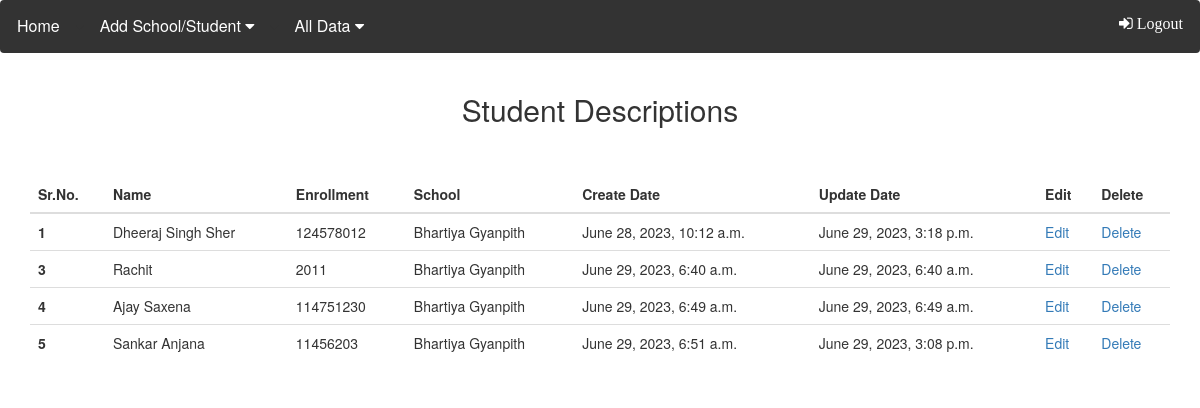
The page /app/stu-list/ on the database its author committed.
### schoolapp/models.py (models this page shows)
class Student(models.Model):
    name = models.CharField(max_length=100)
    enrollment = models.CharField(max_length=13, unique=True)
    school = models.ForeignKey(School, on_delete=models.CASCADE)
    create_at = models.DateTimeField(auto_now_add=True)
    update_at = models.DateTimeField(auto_now=True)

class School(models.Model):
    name = models.CharField(max_length=100)
    create_at = models.DateTimeField(auto_now_add=True)
    update_at = models.DateTimeField(auto_now=True)

### schoolapp/views.py (the view)
# urls.py: path('stu-list/', stu_list),
def stu_list(request):
    obj = Student.objects.all()
    return render(request, 'student_list.html', {'obj':obj})

### schoolapp/template/student_list.html (shortened to what this page needs)
{% include "header.html" %}
<!DOCTYPE html>
<html lang="en">
</head>
<link rel="stylesheet" href="https://maxcdn.bootstrapcdn.com/bootstrap/3.4.1/css/bootstrap.min.css">
<body>
    <div class="container">
        <center><h2>Student Descriptions</h2></center>
        <br>
        <br>
    <table class="table">
        <thead>
          <tr>
            <th scope="col">Sr.No.</th>
            <th scope="col">Name</th>
            <th scope="col">Enrollment</th>
            <th scope="col">School</th>
            <th scope="col">Create Date</th>
            <th scope="col">Update Date</th>
            <th scope="col">Edit</th>
            <th scope="col">Delete</th>
          </tr>
        </thead>
        <tbody>
            {% for data in obj %}
          <tr>
            <th scope="row">{{data.id}}</th>
            <td>{{data.name}}</td>
            <td>{{data.enrollment}}</td>
            <td>{{data.school.name}}</td>
            <td>{{data.create_at}}</td>
            <td>{{data.update_at}}</td>
            <td><a href="/app/update-student/{{data.id}}/">Edit</a></td>
            <td><a href="/app/delete-student/{{data.id}}/">Delete</a></td>
          </tr>
          {% endfor %}
    </tbody>
</table>
</div>
</body>
</html>

### schoolapp/template/header.html (shortened to what this page needs)
<!DOCTYPE html>
<html>
<head>
<link rel="stylesheet" href="https://cdnjs.cloudflare.com/ajax/libs/font-awesome/4.7.0/css/font-awesome.min.css">
</head>
<body style="background-color:white;">
<div class="navbar">
  <a href="/app/">Home</a>
  <div class="dropdown">
    <i class="fa fa-caret-down"></i><button class="dropbtn">Add School/Student
      <i class="fa fa-caret-down"></i>
    </button>
  </div>
  <div class="dropdown">
    <i class="fa fa-caret-down"></i><button class="dropbtn">All Data
      <i class="fa fa-caret-down"></i>
    </button>
  </div>
  <div class="pull-right">
    <a href="/app/logout/" class="fa fa-sign-in"> Logout</a>
</div>
</div>

### schoolapp/template/header.html (style rules this page uses)
body { font-family: Arial, Helvetica, sans-serif; }
.navbar { overflow: hidden; background-color: #333; }
.navbar a { float: left; font-size: 16px; color: white; text-align: center; padding: 14px 16px; text-decoration: none; }
.dropdown { float: left; overflow: hidden; }
.dropdown .dropbtn { font-size: 16px; border: none; outline: none; color: white; padding: 14px 16px; background-color: inherit; font-family: inherit; margin: 0; }

### rows shown on the page
Student: id "1", name "Dheeraj Singh Sher", enrollment "124578012", school.name "Bhartiya Gyanpith", create_at "June 28, 2023, 10:12 a.m.", update_at "June 29, 2023, 3:18 p.m."
Student: id "3", name "Rachit", enrollment "2011", school.name "Bhartiya Gyanpith", create_at "June 29, 2023, 6:40 a.m.", update_at "June 29, 2023, 6:40 a.m."
Student: id "4", name "Ajay Saxena", enrollment "114751230", school.name "Bhartiya Gyanpith", create_at "June 29, 2023, 6:49 a.m.", update_at "June 29, 2023, 6:49 a.m."
Student: id "5", name "Sankar Anjana", enrollment "11456203", school.name "Bhartiya Gyanpith", create_at "June 29, 2023, 6:51 a.m.", update_at "June 29, 2023, 3:08 p.m."
